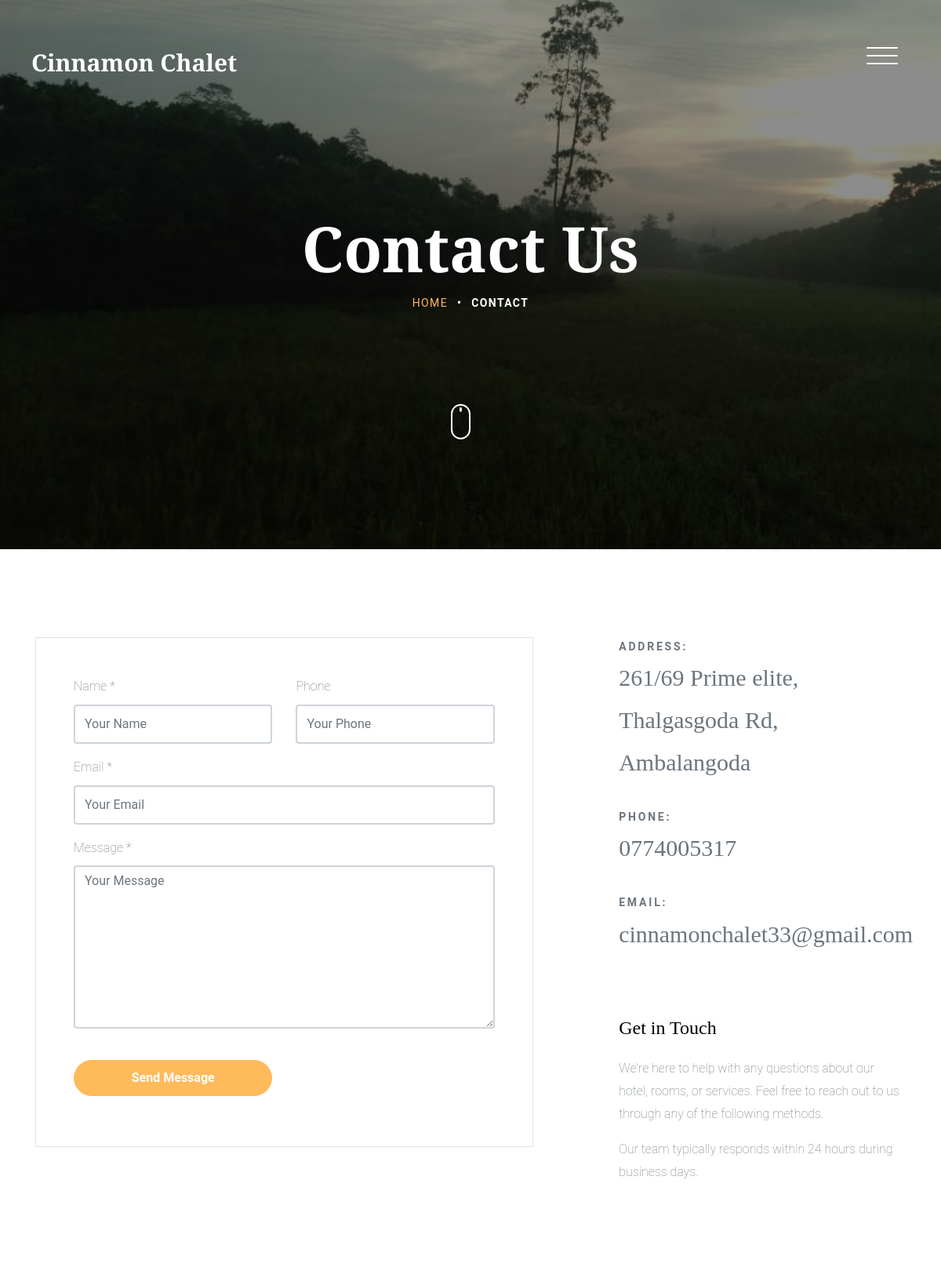
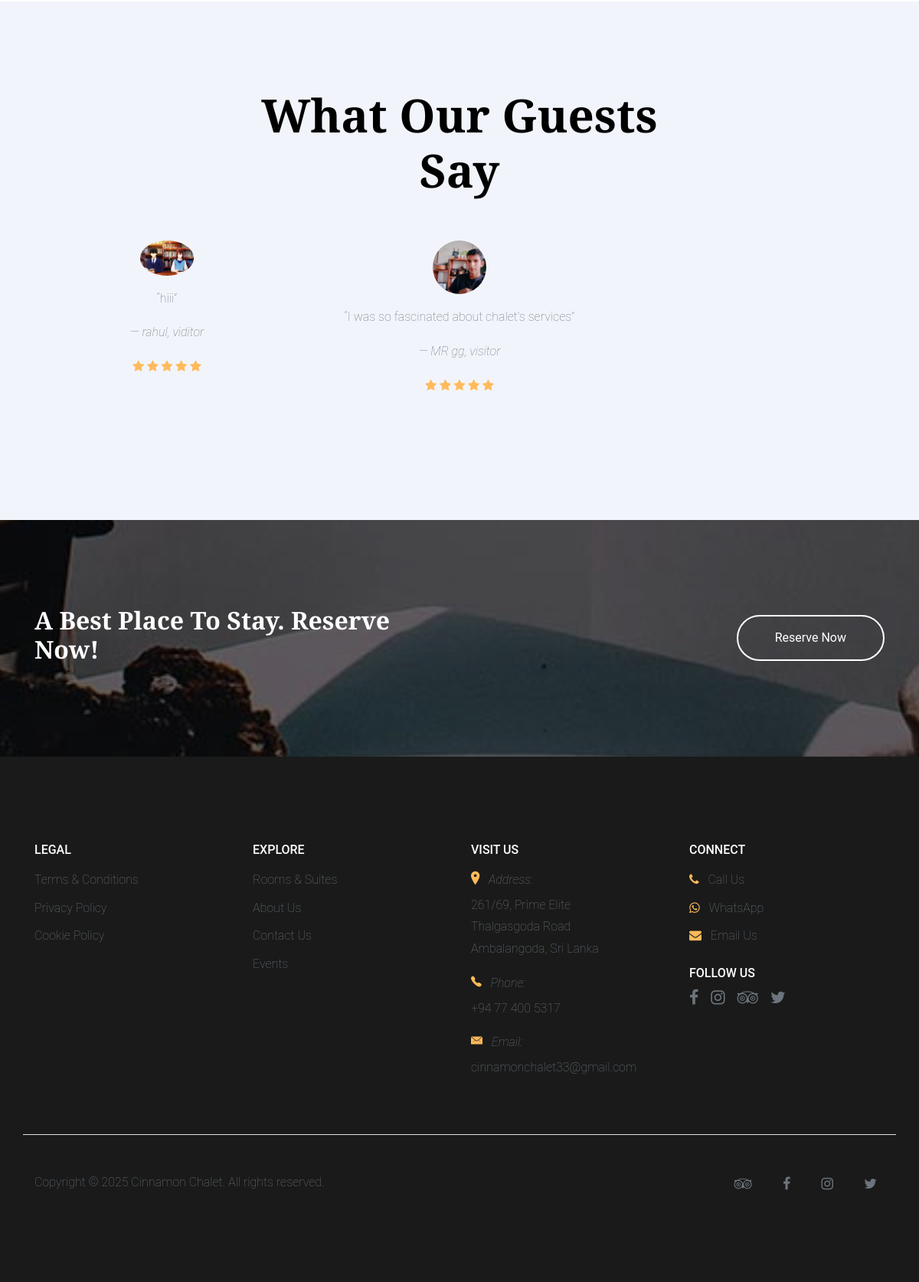
Page /contact/ on the committed database (2 pictures, top to bottom).
### main/models.py (models this page shows, shortened)
class ContactHeaderImage(models.Model):
    title = models.CharField(max_length=200, default="Contact Us")
    image = models.ImageField(upload_to='contact_headers/')
    subtitle = models.CharField(max_length=300, blank=True, help_text="Optional subtitle text")
    is_active = models.BooleanField(default=True)
    created_at = models.DateTimeField(auto_now_add=True)
    class Meta:
        verbose_name_plural = "Contact Header Images"
        ordering = ['-created_at']

class ContactInfo(models.Model):
    address = models.TextField()
    phone = models.CharField(max_length=20)
    email = models.EmailField()
    is_active = models.BooleanField(default=True)
    updated_at = models.DateTimeField(auto_now=True)
    class Meta:
        verbose_name_plural = "Contact Information"

class Testimonial(models.Model):
    customer_name = models.CharField(max_length=100)
    position = models.CharField(max_length=100, blank=True)
    content = models.TextField()
    image = models.ImageField(upload_to='testimonials/', blank=True, null=True)
    rating = models.IntegerField(choices=[(i, i) for i in range(1, 6)])  # 1-5 stars
    is_featured = models.BooleanField(default=False)
    created_at = models.DateTimeField(auto_now_add=True)

### main/views.py (the view)
# urls.py: path('contact/', views.contact, name='contact'),
def contact(request):
    try:
        contact_header = ContactHeaderImage.objects.filter(is_active=True).first()
    except:
        contact_header = None
    contact_info = ContactInfo.objects.filter(is_active=True).first()
    testimonials = Testimonial.objects.filter(is_featured=True)[:3]
    if request.method == 'POST':
        form = ContactForm(request.POST)
        if form.is_valid():
            contact_message = form.save()
            try:
                subject = f'New Contact Message from {contact_message.name} - Cinnamon Chalet'
                message = f'''
New contact form submission:

Name: {contact_message.name}
Email: {contact_message.email}
Phone: {contact_message.phone or 'Not provided'}

Message:
{contact_message.message}

Submitted: {contact_message.created_at.strftime("%Y-%m-%d %H:%M")}

---
This message was sent from the Cinnamon Chalet contact form.
                '''
                send_mail(
                    subject,
                    message,
                    settings.DEFAULT_FROM_EMAIL,
                    [settings.DEFAULT_FROM_EMAIL],
                    fail_silently=False,
                )
                messages.success(request, 'Thank you for your message! We will get back to you soon.')
            except Exception as e:
                messages.success(request, 'Thank you for your message! We will get back to you soon.')
            return redirect('contact')
    else:
        form = ContactForm()
    context = {
        'contact_header': contact_header,  # Add this
        'contact_info': contact_info,
        'testimonials': testimonials,
        'form': form,
    }
    return render(request, 'main/contact.html', context)

### main/forms.py
class ContactForm(forms.ModelForm):
    class Meta:
        model = ContactMessage
        fields = ['name', 'email', 'phone', 'message']
        widgets = {
            'name': forms.TextInput(attrs={
                'class': 'form-control',
                'placeholder': 'Your Name'
            }),
            'email': forms.EmailInput(attrs={
                'class': 'form-control',
                'placeholder': 'Your Email'
            }),
            'phone': forms.TextInput(attrs={
                'class': 'form-control',
                'placeholder': 'Your Phone'
            }),
            'message': forms.Textarea(attrs={
                'class': 'form-control',
                'placeholder': 'Your Message',
                'rows': 8
            }),
        }

### main/templates/main/contact.html (shortened to what this page needs)
{% load static %}
<!DOCTYPE HTML>
<html>
  <head>
    <link rel="stylesheet" href="{% static 'css/bootstrap.min.css' %}">
    <link rel="stylesheet" href="{% static 'css/animate.css' %}">
    <link rel="stylesheet" href="{% static 'css/owl.carousel.min.css' %}">
    <link rel="stylesheet" href="{% static 'css/aos.css' %}">
    <link rel="stylesheet" href="{% static 'css/bootstrap-datepicker.css' %}">
    <link rel="stylesheet" href="{% static 'css/jquery.timepicker.css' %}">
    <link rel="stylesheet" href="{% static 'css/fancybox.min.css' %}">
    <link rel="stylesheet" href="{% static 'fonts/ionicons/css/ionicons.min.css' %}">
    <link rel="stylesheet" href="{% static 'fonts/fontawesome/css/font-awesome.min.css' %}">
    <link rel="stylesheet" href="{% static 'css/style.css' %}">
  </head>
  <body>
    <header class="site-header js-site-header">
      <div class="container-fluid">
        <div class="row align-items-center">
          <div class="col-6 col-lg-4 site-logo" data-aos="fade"><a href="{% url 'home' %}">Cinnamon Chalet</a></div>
          <div class="col-6 col-lg-8">
            <div class="site-menu-toggle js-site-menu-toggle"  data-aos="fade">
              <span></span>
              <span></span>
              <span></span>
            </div>
          </div>
        </div>
      </div>
    </header>
    <section class="site-hero inner-page overlay" style="background-image: url({% if contact_header %}{{ contact_header.image.url }}{% else %}{% static 'images/hero_4.jpg' %}{% endif %})" data-stellar-background-ratio="0.5">
      <div class="container">
        <div class="row site-hero-inner justify-content-center align-items-center">
          <div class="col-md-10 text-center" data-aos="fade">
            <h1 class="heading mb-3">{% if contact_header %}{{ contact_header.title }}{% else %}Contact Us{% endif %}</h1>
            <ul class="custom-breadcrumbs mb-4">
              <li><a href="{% url 'home' %}">Home</a></li>
              <li>&bullet;</li>
              <li>Contact</li>
            </ul>
          </div>
        </div>
      </div>
      <a class="mouse smoothscroll" href="#next">
        <div class="mouse-icon">
          <span class="mouse-wheel"></span>
        </div>
      </a>
    </section>
    <section class="section contact-section" id="next">
      <div class="container">
        <div class="row">
          <div class="col-md-7" data-aos="fade-up" data-aos-delay="100">
            <form method="post" class="bg-white p-md-5 p-4 mb-5 border">
              <div class="row">
                <div class="col-md-6 form-group">
                  <label for="id_name">Name *</label>
                  {{ form.name }}
                </div>
                <div class="col-md-6 form-group">
                  <label for="id_phone">Phone</label>
                  {{ form.phone }}
                </div>
              </div>
              <div class="row">
                <div class="col-md-12 form-group">
                  <label for="id_email">Email *</label>
                  {{ form.email }}
                </div>
              </div>
              <div class="row mb-4">
                <div class="col-md-12 form-group">
                  <label for="id_message">Message *</label>
                  {{ form.message }}
                </div>
              </div>
              <div class="row">
                <div class="col-md-6 form-group">
                  <button type="submit" class="btn btn-primary text-white font-weight-bold btn-block">
                    Send Message
                  </button>
                </div>
              </div>
            </form>
          </div>
          <div class="col-md-5" data-aos="fade-up" data-aos-delay="200">
            <div class="row">
              <div class="col-md-10 ml-auto contact-info">
                {% if contact_info %}
                <p><span class="d-block">Address:</span> <span>{{ contact_info.address|linebreaksbr }}</span></p>
                <p><span class="d-block">Phone:</span> <span>{{ contact_info.phone }}</span></p>
                <p><span class="d-block">Email:</span> <span>{{ contact_info.email }}</span></p>
                {% else %}
                <p><span class="d-block">Address:</span> <span>98 West 21th Street, Suite 721<br>New York NY 10016</span></p>
                <p><span class="d-block">Phone:</span> <span>(+1) 234 4567 8910</span></p>
                <p><span class="d-block">Email:</span> <span>info@domain.com</span></p>
                {% endif %}
              </div>
            </div>
            <div class="row mt-5">
              <div class="col-md-10 ml-auto">
                <h4 class="mb-4">Get in Touch</h4>
                <p>We're here to help with any questions about our hotel, rooms, or services. Feel free to reach out to us through any of the following methods.</p>
                <p>Our team typically responds within 24 hours during business days.</p>
              </div>
            </div>
          </div>
        </div>
      </div>
    </section>
    <section class="section testimonial-section bg-light">
      <div class="container">
        <div class="row justify-content-center text-center mb-5">
          <div class="col-md-7">
            <h2 class="heading" data-aos="fade-up">What Our Guests Say</h2>
          </div>
        </div>
        <div class="row">
          <div class="js-carousel-2 owl-carousel mb-5" data-aos="fade-up" data-aos-delay="200">
            {% for testimonial in testimonials %}
            <div class="testimonial text-center slider-item">
              <div class="author-image mb-3">
                {% if testimonial.image %}
                <img src="{{ testimonial.image.url }}" alt="{{ testimonial.customer_name }}" class="rounded-circle mx-auto">
                {% else %}
                <img src="{% static 'images/person_1.jpg' %}" alt="{{ testimonial.customer_name }}" class="rounded-circle mx-auto">
                {% endif %}
              </div>
              <blockquote>
                <p>&ldquo;{{ testimonial.content }}&rdquo;</p>
              </blockquote>
              <p><em>&mdash; {{ testimonial.customer_name }}{% if testimonial.position %}, {{ testimonial.position }}{% endif %}</em></p>
              <div class="rating">
                {% for i in "12345" %}
                {% if forloop.counter <= testimonial.rating %}
                <span class="fa fa-star text-primary"></span>
                {% else %}
                <span class="fa fa-star text-muted"></span>
                {% endif %}
                {% endfor %}
              </div>
            </div>
            {% endfor %}
          </div>
        </div>
      </div>
    </section>
    <section class="section bg-image overlay" style="background-image: url('{% static 'images/hero_4.jpg' %}');">
      <div class="container">
        <div class="row align-items-center">
          <div class="col-12 col-md-6 text-center mb-4 mb-md-0 text-md-left" data-aos="fade-up">
            <h2 class="text-white font-weight-bold">A Best Place To Stay. Reserve Now!</h2>
          </div>
          <div class="col-12 col-md-6 text-center text-md-right" data-aos="fade-up" data-aos-delay="200">
             <a href="https://www.booking.com/hotel/lk/pasidu-villa-athuraliya.en-gb.html?aid=2311236&label=en-lk-booking-desktop-IncWB4CtfrbYgbu3xC6gmwS652796017434%3Apl%3Ata%3Ap1%3Ap2%3Aac%3Aap%3Aneg%3Afi%3Atikwd-334108349%3Alp1009919%3Ali%3Adec%3Adm&sid=e936929ac10877552d1b098cb7e3d603&dist=0&group_adults=2&group_children=0&hapos=1&hpos=1&no_rooms=1&req_adults=2&req_children=0&room1=A%2CA&sb_price_type=total&sr_order=popularity&srepoch=1759665948&srpvid=68cd55067ef80849&type=total&ucfs=1&" class="btn btn-outline-white-primary py-3 text-white px-5">Reserve Now</a>
          </div>
        </div>
      </div>
    </section>
    <footer class="section footer-section">
      <div class="container">
        <div class="row mb-4">
          <div class="col-md-3 mb-5">
            <h3 class="text-uppercase h6 mb-3">Legal</h3>
            <ul class="list-unstyled link">
              <li class="mb-2"><a href="#" class="text-muted">Terms &amp; Conditions</a></li>
              <li class="mb-2"><a href="#" class="text-muted">Privacy Policy</a></li>
              <li><a href="#" class="text-muted">Cookie Policy</a></li>
            </ul>
          </div>
          <div class="col-md-3 mb-5">
            <h3 class="text-uppercase h6 mb-3">Explore</h3>
            <ul class="list-unstyled link">
              <li class="mb-2"><a href="{% url 'rooms' %}" class="text-muted">Rooms &amp; Suites</a></li>
              <li class="mb-2"><a href="{% url 'about' %}" class="text-muted">About Us</a></li>
              <li class="mb-2"><a href="{% url 'contact' %}" class="text-muted">Contact Us</a></li>
              <li><a href="{% url 'events' %}" class="text-muted">Events</a></li>
            </ul>
          </div>
          <div class="col-md-3 mb-5">
            <h3 class="text-uppercase h6 mb-3">Visit Us</h3>
            <div class="contact-info">
              <p class="mb-3">
                <span class="d-block text-muted mb-1">
                  <span class="ion-ios-location h5 mr-2 text-primary"></span>
                  Address:
                </span>
                <span class="text-muted">261/69, Prime Elite<br>Thalgasgoda Road<br>Ambalangoda, Sri Lanka</span>
              </p>
              <p class="mb-3">
                <span class="d-block text-muted mb-1">
                  <span class="ion-ios-telephone h5 mr-2 text-primary"></span>
                  Phone:
                </span>
                <a href="tel:+94774005317" class="text-muted">+94 77 400 5317</a>
              </p>
              <p class="mb-0">
                <span class="d-block text-muted mb-1">
                  <span class="ion-ios-email h5 mr-2 text-primary"></span>
                  Email:
                </span>
                <a href="mailto:cinnamonchalet33@gmail.com" class="text-muted">cinnamonchalet33@gmail.com</a>
              </p>
            </div>
          </div>
          <div class="col-md-3 mb-5">
            <h3 class="text-uppercase h6 mb-3">Connect</h3>
            <div class="contact-methods mb-4">
              <p class="mb-2">
                <span class="fa fa-phone text-primary mr-2"></span>
                <a href="tel:+94774005317" class="text-muted">Call Us</a>
              </p>
              <p class="mb-2">
                <span class="fa fa-whatsapp text-primary mr-2"></span>
                <a href="https://wa.me/94774005317" class="text-muted" target="_blank">WhatsApp</a>
              </p>
              <p class="mb-3">
                <span class="fa fa-envelope text-primary mr-2"></span>
                <a href="mailto:cinnamonchalet33@gmail.com" class="text-muted">Email Us</a>
              </p>
            </div>
            <div class="social-links">
              <h4 class="text-uppercase h6 mb-2">Follow Us</h4>
              <div class="d-flex">
                <a href="#" class="text-muted mr-3" aria-label="Facebook" title="Follow us on Facebook">
                  <span class="fa fa-facebook fa-lg"></span>
                </a>
                <a href="#" class="text-muted mr-3" aria-label="Instagram" title="Follow us on Instagram">
                  <span class="fa fa-instagram fa-lg"></span>
                </a>
                <a href="#" class="text-muted mr-3" aria-label="TripAdvisor" title="Check us on TripAdvisor">
                  <span class="fa fa-tripadvisor fa-lg"></span>
                </a>
                <a href="#" class="text-muted" aria-label="Twitter" title="Follow us on Twitter">
                  <span class="fa fa-twitter fa-lg"></span>
                </a>
              </div>
            </div>
          </div>
        </div>
        <div class="row pt-5 border-top">
          <div class="col-md-6">
            <p class="text-muted mb-0">
              Copyright &copy; <script>document.write(new Date().getFullYear());</script>
              Cinnamon Chalet. All rights reserved.
            </p>
          </div>
          <div class="col-md-6 text-md-right">
            <div class="social">
              <a href="#" class="text-muted mr-3" aria-label="TripAdvisor">
                <span class="fa fa-tripadvisor"></span>
              </a>
              <a href="#" class="text-muted mr-3" aria-label="Facebook">
                <span class="fa fa-facebook"></span>
              </a>
              <a href="#" class="text-muted mr-3" aria-label="Instagram">
                <span class="fa fa-instagram"></span>
              </a>
              <a href="#" class="text-muted" aria-label="Twitter">
                <span class="fa fa-twitter"></span>
              </a>
            </div>
          </div>
        </div>
      </div>
    </footer>
  </body>
</html>

### rows in the picture
ContactHeaderImage: image (picture), title "Contact Us"
ContactInfo: address "261/69 Prime elite, Thalgasgoda Rd, Ambalangoda", phone "0774005317", email "cinnamonchalet33@gmail.com"
Testimonial: image (picture), content "hiii", customer_name "rahul", position "viditor", rating 5 (drawn)
Testimonial: image (picture), content "I was so fascinated about chalet's services", customer_name "MR gg", position "visitor", rating 5 (drawn)
